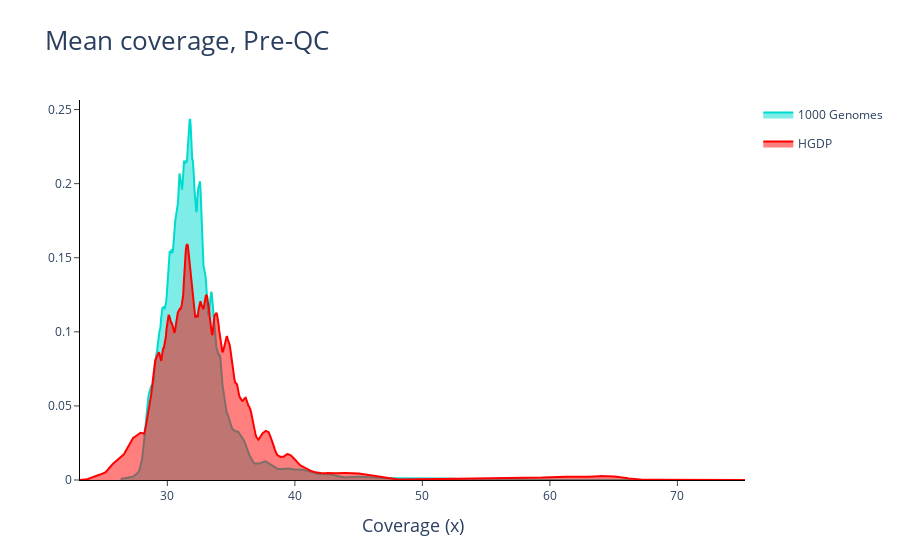
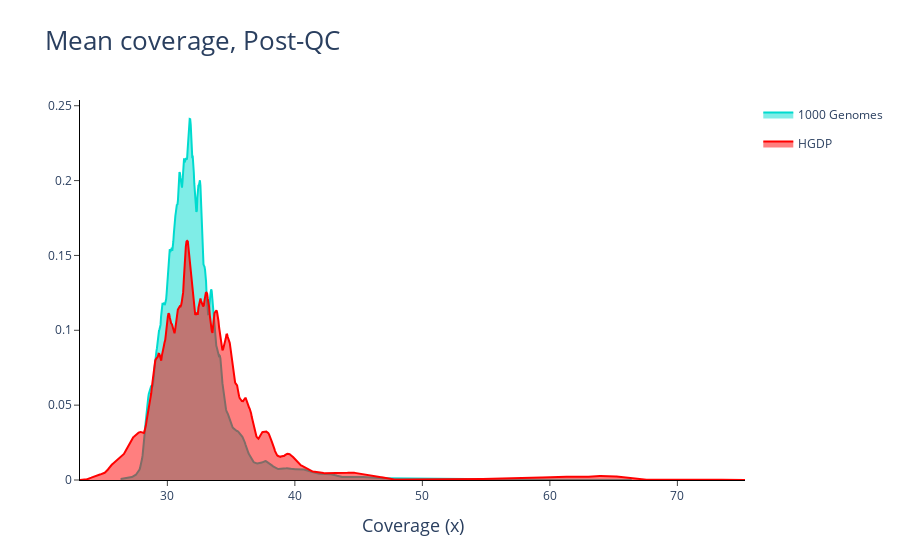

Notebook cell for these charts, in order:
### Markdown cell above
## 4.b. Mean Coverage 

Density plot of mean coverage per individual

[Back to Index](#Index)

### Code cell
# Pre-QC
pre_mean_cov = plot_mean_cov(pre_qc_cols)
pre_mean_cov = pre_mean_cov + ggtitle("Mean coverage, Pre-QC")
pre_mean_cov.show()

# Post-QC
post_mean_cov = plot_mean_cov(post_qc_cols)
post_mean_cov = post_mean_cov + ggtitle("Mean coverage, Post-QC")
post_mean_cov.show()

### Figure 1 — Plotly figure (JSON) as saved in the notebook; plotly's stock layout.template omitted (floating-point values rounded to 4 significant figures; data arrays with more than 128 entries replaced by an {"elided": "..."} marker saying what was removed)
{"data": [{"fill": "tozeroy", "legendgroup": "1000 Genomes", "marker": {"color": "rgb(0, 219, 207)", "opacity": 0.7}, "mode": "lines", "name": "1000 Genomes", "showlegend": true, "type": "scatter", "x": {"elided": "1000 float values"}, "xaxis": "x", "y": {"elided": "1000 float values"}, "yaxis": "y"}, {"fill": "tozeroy", "legendgroup": "HGDP", "marker": {"color": "rgb(255, 0, 0)", "opacity": 0.7}, "mode": "lines", "name": "HGDP", "showlegend": true, "type": "scatter", "x": {"elided": "1000 float values"}, "xaxis": "x", "y": {"elided": "1000 float values"}, "yaxis": "y"}], "layout": {"font": {"family": "Arial, \"Open Sans\", verdana, sans-serif"}, "plot_bgcolor": "white", "title": {"font": {"size": 26}, "text": "Mean coverage, Pre-QC"}, "xaxis": {"anchor": "y", "domain": [0, 1], "linecolor": "black", "showticklabels": true, "ticks": "outside", "title": {"font": {"size": 18}, "text": "Coverage (x)"}}, "xaxis2": {"linecolor": "black", "showticklabels": true}, "yaxis": {"anchor": "x", "domain": [0, 1], "linecolor": "black", "showticklabels": true, "ticks": "outside", "title": {"font": {"size": 18}}}, "yaxis2": {"linecolor": "black", "showticklabels": true}}}

### Figure 2 — Plotly figure (JSON) as saved in the notebook; plotly's stock layout.template omitted (floating-point values rounded to 4 significant figures; data arrays with more than 128 entries replaced by an {"elided": "..."} marker saying what was removed)
{"data": [{"fill": "tozeroy", "legendgroup": "1000 Genomes", "marker": {"color": "rgb(0, 219, 207)", "opacity": 0.7}, "mode": "lines", "name": "1000 Genomes", "showlegend": true, "type": "scatter", "x": {"elided": "1000 float values"}, "xaxis": "x", "y": {"elided": "1000 float values"}, "yaxis": "y"}, {"fill": "tozeroy", "legendgroup": "HGDP", "marker": {"color": "rgb(255, 0, 0)", "opacity": 0.7}, "mode": "lines", "name": "HGDP", "showlegend": true, "type": "scatter", "x": {"elided": "1000 float values"}, "xaxis": "x", "y": {"elided": "1000 float values"}, "yaxis": "y"}], "layout": {"font": {"family": "Arial, \"Open Sans\", verdana, sans-serif"}, "plot_bgcolor": "white", "title": {"font": {"size": 26}, "text": "Mean coverage, Post-QC"}, "xaxis": {"anchor": "y", "domain": [0, 1], "linecolor": "black", "showticklabels": true, "ticks": "outside", "title": {"font": {"size": 18}, "text": "Coverage (x)"}}, "xaxis2": {"linecolor": "black", "showticklabels": true}, "yaxis": {"anchor": "x", "domain": [0, 1], "linecolor": "black", "showticklabels": true, "ticks": "outside", "title": {"font": {"size": 18}}}, "yaxis2": {"linecolor": "black", "showticklabels": true}}}
